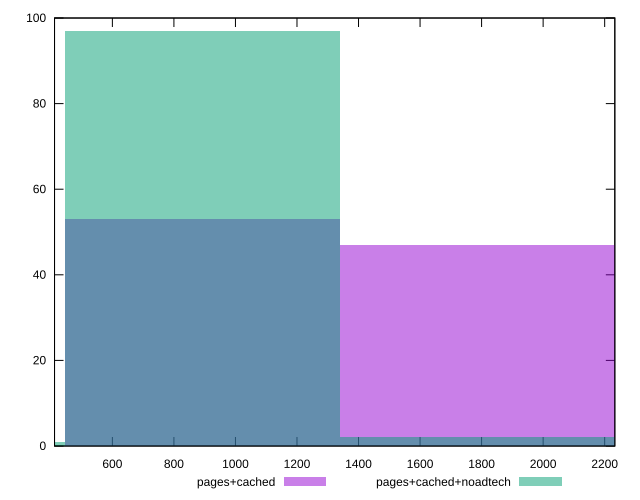

Write gnuplot code to recreate this figure.
reset

$pagesCached <<EOF
1786.7421177952165 47
893.3710588976082 53
EOF

$pagesCachedNoadtech <<EOF
893.3710588976082 97
1786.7421177952165 2
0 1
EOF

set key outside below
set boxwidth 893.3710588976082
set xrange [412:2233]
set yrange [0:100]
set trange [0:100]
set style fill transparent solid 0.5 noborder
set terminal svg size 640, 500 enhanced background rgb 'white'
set output "report_00015_2021-02-09T16-11-33.973Z/render-blocking-resources/comparison/histogram/1_vs_2.svg"

plot $pagesCached title "pages+cached" with boxes, \
     $pagesCachedNoadtech title "pages+cached+noadtech" with boxes

reset
